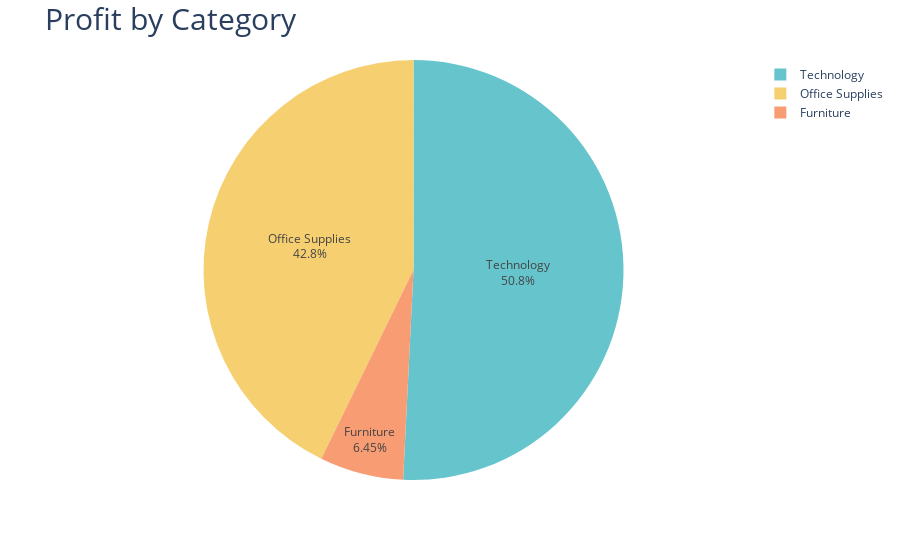

Here is the notebook cell this chart was saved with:
### Markdown cell above
### Profit By Category

### Code cell
#Which category are the most profitable?
#Profit by category
profit_by_category = df.groupby('Category')['Profit'].sum().reset_index()

fig_profit_by_category = px.pie(profit_by_category, 
             values='Profit', 
             names='Category', 
             color_discrete_sequence=px.colors.qualitative.Pastel)

fig_profit_by_category.update_traces(textposition='inside', textinfo='percent+label')
fig_profit_by_category.update_layout(title_text='Profit by Category', title_font=dict(size=30))

fig_profit_by_category.show()

### Figure 1 — Plotly figure (JSON) as saved in the notebook; plotly's stock layout.template omitted (floating-point values rounded to 4 significant figures)
{"data": [{"domain": {"x": [0, 1], "y": [0, 1]}, "hovertemplate": "Category=%{label}<br>Profit=%{value}<extra></extra>", "labels": ["Furniture", "Office Supplies", "Technology"], "legendgroup": "", "name": "", "showlegend": true, "textinfo": "percent+label", "textposition": "inside", "type": "pie", "values": [18460.0, 122500.0, 145500.0]}], "layout": {"legend": {"tracegroupgap": 0}, "margin": {"t": 60}, "piecolorway": ["rgb(102, 197, 204)", "rgb(246, 207, 113)", "rgb(248, 156, 116)", "rgb(220, 176, 242)", "rgb(135, 197, 95)", "rgb(158, 185, 243)", "rgb(254, 136, 177)", "rgb(201, 219, 116)", "rgb(139, 224, 164)", "rgb(180, 151, 231)", "rgb(179, 179, 179)"], "title": {"font": {"size": 30}, "text": "Profit by Category"}}}
